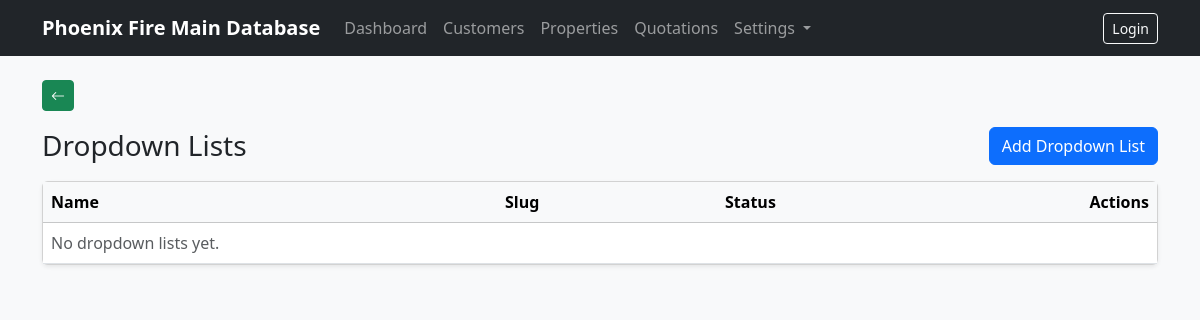
The page /codes/settings/dropdowns/ on the database as committed earlier.
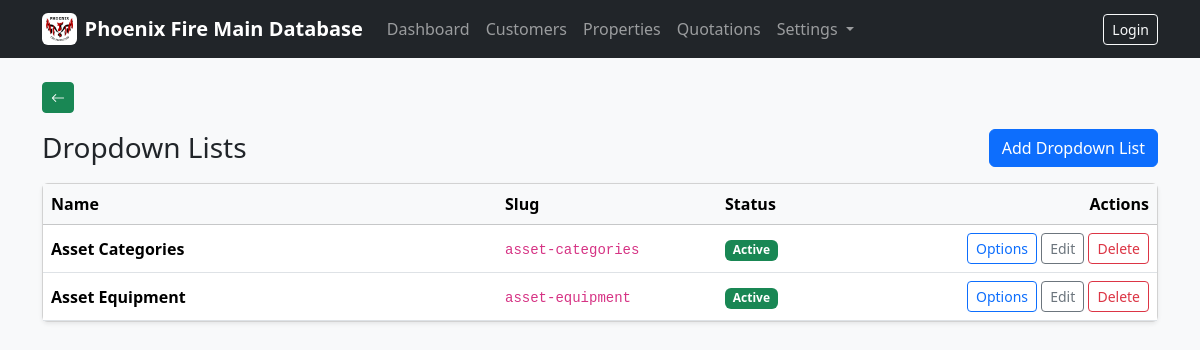
The same page on the database as committed later.
### company/models.py (models this page shows, shortened)
class ClientProfile(models.Model):
    company_logo = models.ImageField(upload_to="company/logo/", blank=True, null=True)
    legal_company_name = models.CharField(max_length=255, blank=True)
    trading_name = models.CharField(max_length=255, blank=True)
    company_address = models.TextField(blank=True)
    company_phone = models.CharField(max_length=50, blank=True)
    company_email = models.EmailField(blank=True)
    company_abn = models.CharField(max_length=50, blank=True)
    company_acn = models.CharField(max_length=50, blank=True)
    accounts_phone = models.CharField(max_length=50, blank=True)
    accounts_email = models.EmailField(blank=True)
    updated_at = models.DateTimeField(auto_now=True)
    class Meta:
        verbose_name = "Client Profile"
        verbose_name_plural = "Client Profile"
    @classmethod
    def get_solo(cls):
        obj, _ = cls.objects.get_or_create(pk=1)
        return obj

### codes/models.py (models this page shows, shortened)
class DropdownList(models.Model):
    name = models.CharField(max_length=120, unique=True)
    slug = models.SlugField(max_length=140, unique=True, blank=True)
    is_active = models.BooleanField(default=True)
    class Meta:
        ordering = ["name"]
        verbose_name = "Dropdown List"
        verbose_name_plural = "Dropdown Lists"

### codes/dropdowns_views.py (the view)
# urls.py: path("settings/dropdowns/", DropdownListListView.as_view(), name="dropdown_list_list"),
class DropdownListListView(ListView):
    model = DropdownList
    template_name = "codes/dropdown_list_list.html"
    context_object_name = "items"

### company/context_processors.py (called while the page is built)
def client_profile(request):
    try:
        return {"client_profile": ClientProfile.get_solo()}
    except Exception:
        return {"client_profile": None}

### templates/codes/dropdown_list_list.html
{% extends "base.html" %}
{% block content %}
<div class="d-flex justify-content-between align-items-center mb-3">
  <h1 class="h3 mb-0">Dropdown Lists</h1>
  <a class="btn btn-primary" href="{% url 'codes:dropdown_list_create' %}">
    Add Dropdown List
  </a>
</div>
<div class="card shadow-sm">
  <div class="table-responsive">
    <table class="table table-hover align-middle mb-0">
      <thead class="table-light">
        <tr>
          <th>Name</th>
          <th style="width: 220px;">Slug</th>
          <th style="width: 120px;">Status</th>
          <th class="text-end" style="width: 320px;">Actions</th>
        </tr>
      </thead>
      <tbody>
        {% for item in items %}
          <tr>
            <td class="fw-semibold">{{ item.name }}</td>
            <td><code>{{ item.slug }}</code></td>
            <td>
              {% if item.is_active %}
                <span class="badge bg-success">Active</span>
              {% else %}
                <span class="badge bg-secondary">Inactive</span>
              {% endif %}
            </td>
            <td class="text-end">
              <a class="btn btn-sm btn-outline-primary"
                 href="{% url 'codes:dropdown_option_list' item.pk %}">
                Options
              </a>
              <a class="btn btn-sm btn-outline-secondary"
                 href="{% url 'codes:dropdown_list_update' item.pk %}">
                Edit
              </a>
              <a class="btn btn-sm btn-outline-danger"
                 href="{% url 'codes:dropdown_list_delete' item.pk %}">
                Delete
              </a>
            </td>
          </tr>
        {% empty %}
          <tr>
            <td colspan="4" class="text-muted">No dropdown lists yet.</td>
          </tr>
        {% endfor %}
      </tbody>
    </table>
  </div>
</div>
{% endblock %}

### templates/base.html (shortened to what this page needs)
<!doctype html>
<html lang="en">
<head>
  <link href="https://cdn.jsdelivr.net/npm/bootstrap@5.3.3/dist/css/bootstrap.min.css" rel="stylesheet">
  <link rel="stylesheet" href="https://cdn.jsdelivr.net/npm/bootstrap-icons@1.11.3/font/bootstrap-icons.min.css">
</head>
<body class="bg-light">
<nav class="navbar navbar-expand-lg navbar-dark bg-dark">
  <div class="container">
    <a class="navbar-brand fw-semibold d-flex align-items-center gap-2"
       href="{% url 'dashboard' %}">
      {% if client_profile and client_profile.company_logo %}
        <img src="{{ client_profile.company_logo.url }}"
             alt="Company Logo"
             style="height:32px;width:auto;"
             class="rounded bg-white p-1">
      {% endif %}
      <span>Phoenix Fire Main Database</span>
    </a>
    <div class="collapse navbar-collapse" id="mainNav">
      <ul class="navbar-nav me-auto">
        <li class="nav-item">
          <a class="nav-link" href="{% url 'dashboard' %}">Dashboard</a>
        </li>
        <li class="nav-item">
          <a class="nav-link" href="{% url 'customers:list' %}">Customers</a>
        </li>
        <li class="nav-item">
          <a class="nav-link" href="{% url 'properties:list' %}">Properties</a>
        </li>
        <li class="nav-item">
          <a class="nav-link" href="{% url 'quotations:list' %}">Quotations</a>
        </li>
        <li class="nav-item dropdown">
          <a class="nav-link dropdown-toggle" href="#" id="settingsDropdown"
             role="button" data-bs-toggle="dropdown">
            Settings
          </a>
        </li>
      </ul>
      <ul class="navbar-nav">
        {% if user.is_authenticated %}
          <li class="nav-item">
            <span class="navbar-text me-3">
              Logged in as {{ user.username }}
            </span>
          </li>
          <li class="nav-item">
            <a class="btn btn-outline-light btn-sm" href="/admin/logout/">Logout</a>
          </li>
        {% else %}
          <li class="nav-item">
            <a class="btn btn-outline-light btn-sm" href="/admin/login/">Login</a>
          </li>
        {% endif %}
      </ul>
    </div>
  </div>
</nav>
<main class="container my-4 page-wrap">
  <div class="mb-3 no-print">
    <button type="button"
            class="btn btn-back btn-sm"
            onclick="goBackAnimated()"
            title="Back">
      <i class="bi bi-arrow-left"></i>
    </button>
  </div>
  {% block content %}{% endblock %}
</main>
</body>
</html>

Rows that differ between the two databases and show on the page:
added ClientProfile: company_logo (picture)
added DropdownList: name "Asset Categories", slug "asset-categories", is_active "Active"
added DropdownList: name "Asset Equipment", slug "asset-equipment", is_active "Active"
Other text that changed with them:
text no longer shown: "No dropdown lists yet."
